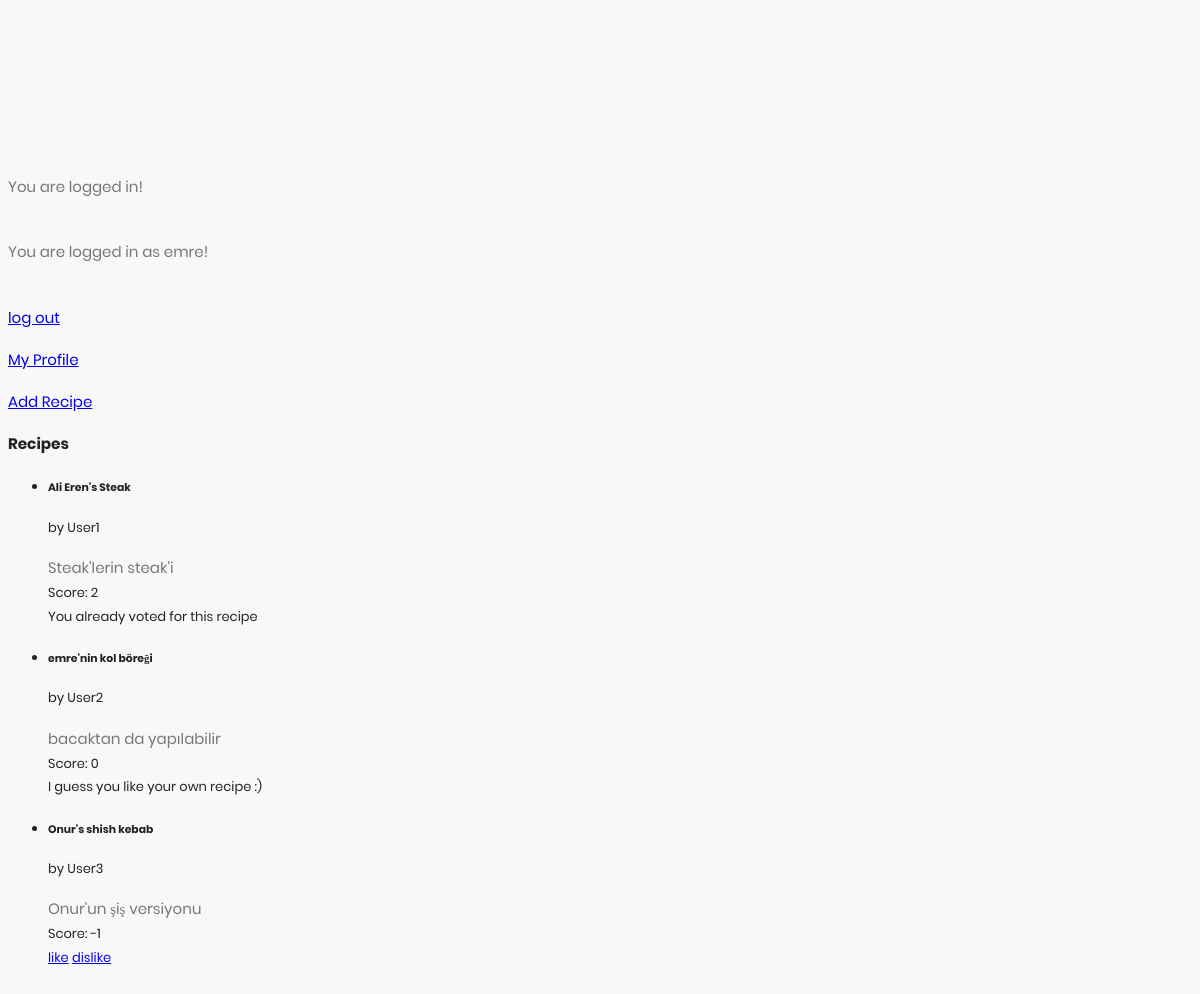
Before: / (signed in) with the older database file.
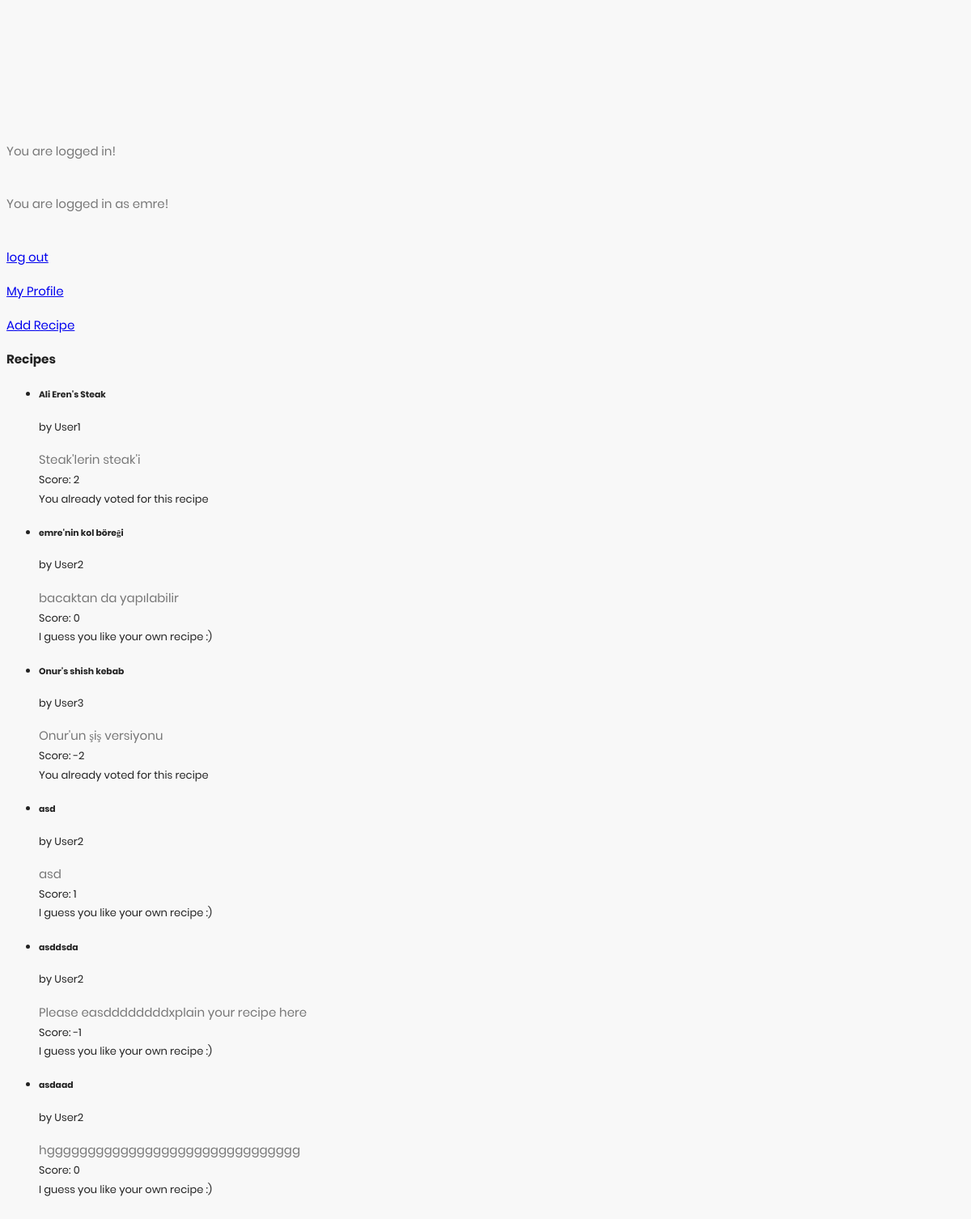
After: the same page with the newer database file.
### main.py (models this page shows, shortened)
class Recipe(db.Model):
	__tablename__ = 'Recipe'
	id = db.Column(db.Integer, primary_key = True)
	name = db.Column(db.String(100))
	text = db.Column(db.Text)
	category_id = db.Column(db.Integer, db.ForeignKey('RecipeCategory.id'), nullable=False)
	user_id = db.Column(db.Integer, db.ForeignKey('User.id'), nullable=False)
	add_date = db.Column(db.DateTime)
	last_edit_date = db.Column(db.DateTime)
	def get_score(self):
		recipe_votes = Vote.query.filter_by(recipe_id=self.id)
		score = 0
		for vote in recipe_votes:
			score += vote.value
		return score

class Vote(db.Model):
	__tablename__ = 'Vote'
	id = db.Column(db.Integer, primary_key = True)
	value = db.Column(db.Integer, nullable=False)
	recipe_id = db.Column(db.Integer, db.ForeignKey('Recipe.id'), nullable=False)
	user_id = db.Column(db.Integer, db.ForeignKey('User.id'), nullable=False)

### main.py (the view)
@app.route('/', methods=['POST', 'GET'])
def home():
	if not "logged_in" in session:
		user_logged_in = False
		session["logged_in"] = False
	else:
		user_logged_in = session["logged_in"]
	if not user_logged_in:
		return render_template('log_in.html')
	username = session["username"]
	user_id = session["user_id"]
	recipes = Recipe.query.all()
	already_voted_recipes = Vote.query.filter_by(user_id=user_id)
	already_voted_recipe_ids = [vote.recipe_id for vote in already_voted_recipes]
	return render_template('index.html', user_logged_in=user_logged_in,
	                       username=username, user_id=user_id, recipes=recipes,
	                       already_voted_recipes=already_voted_recipes, already_voted_recipe_ids=already_voted_recipe_ids)

### templates/index.html (shortened to what this page needs)
<!DOCTYPE html>
<html lang="en">
<head>
    <link rel="stylesheet" href="{{ url_for('static', filename='fonts/material-icon/css/material-design-iconic-font.min.css') }}">
    <link rel="stylesheet" href="{{ url_for('static', filename='css/style.css') }}">
</head>
<body>
    <div class="main">
        {% if user_logged_in %}
            <p>You are logged in!</p> <br>
            {% if username != "" %}
                <p>You are logged in as {{username}}!</p> <br>
            {% endif %}
            <p><a href="{{url_for("log_out")}}">log out</a></p>
            <p><a name="profile" href="{{url_for("profile")}}">My Profile</a></p>
            <p><a href="{{url_for("add_recipe")}}">Add Recipe</a></p>
            <div>
                <h3>Recipes</h3>
                <ul>
                {% for recipe in recipes %}
                    <li>
                        <h5>{{recipe.name}}</h5>
                        by User{{recipe.user_id}}
                        <p>{{recipe.text}}</p>
                        Score: {{ recipe.get_score() }}
                        <br>
                        {% if recipe.id in already_voted_recipe_ids %}
                            You already voted for this recipe
                        {% elif recipe.user_id == user_id %}
                            I guess you like your own recipe :)
                        {% else %}
                            <a name= "like" href="{{url_for("vote_recipe", recipe_id=recipe.id, evaluation="like")}}">like</a>
                            <a name= "dislike" href="{{url_for("vote_recipe", recipe_id=recipe.id, evaluation="dislike")}}">dislike</a>
                        {% endif %}
                        <br>
                    </li>
                {% endfor %}
                </ul>
            </div>
        {% else %}
            <p>Please <a href="{{url_for("log_in")}}">log in</a> or <a href="{{url_for("sign_up")}}">sign up</a> </p>
        {% endif %}
    </div>
</body>
</html>

### static/css/style.css (style rules this page uses)
p { margin-bottom: 0px; font-size: 15px; color: #777; }
.main { background: #f8f8f8; padding: 150px 0; }
body { font-size: 13px; line-height: 1.8; color: #222; background: #f8f8f8; font-weight: 400; font-family: Poppins; }

Changed rows visible on the page:
computed for Recipe "Onur'un şiş versiyonu": get_score "-1" → "-2"; text "like dislike" → "You already voted for this recipe"
added Recipe: name "asd", user_id "2", text "asd", get_score "1", shows "I guess you like your own recipe :)"
added Recipe: name "asddsda", user_id "2", text "Please easddddddddxplain your recipe here", get_score "-1", shows "I guess you like your own recipe :)"
added Recipe: name "asdaad", user_id "2", text "hggggggggggggggggggggggggggggggg", get_score "0", shows "I guess you like your own recipe :)"
